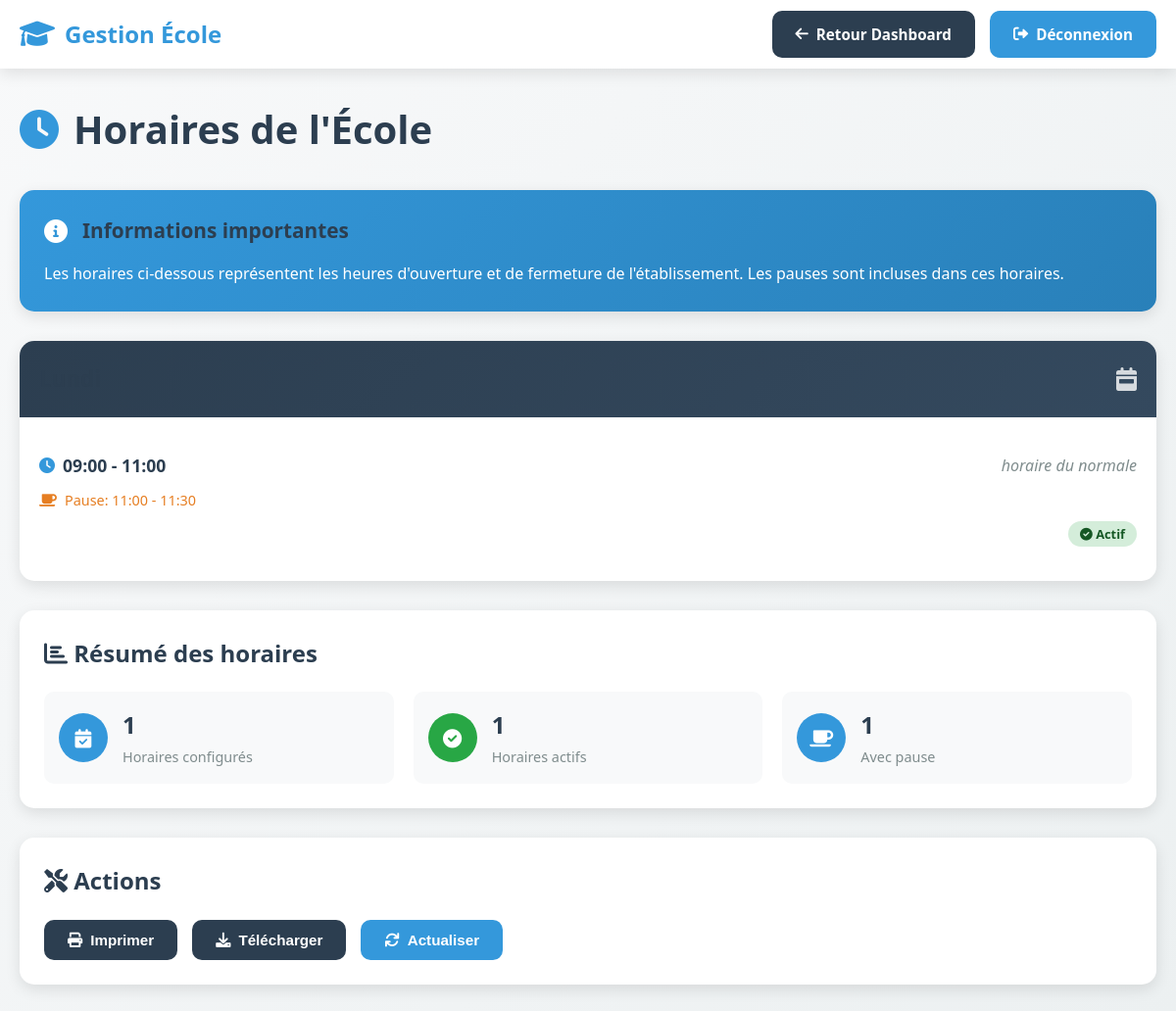
The page /horaires/ (signed in) on the database its author committed.
### Ecole/models.py (models this page shows, shortened)
class Horaire(models.Model):
    JOUR_CHOICES = [
        ('lundi', 'Lundi'),
        ('mardi', 'Mardi'),
        ('mercredi', 'Mercredi'),
        ('jeudi', 'Jeudi'),
        ('vendredi', 'Vendredi'),
        ('samedi', 'Samedi'),
        ('dimanche', 'Dimanche'),
    ]
    nom = models.CharField(max_length=100)  # ex: "Horaire normal", "Horaire examens"
    jour = models.CharField(max_length=10, choices=JOUR_CHOICES)
    heure_debut = models.TimeField()
    heure_fin = models.TimeField()
    pause_debut = models.TimeField(null=True, blank=True)
    pause_fin = models.TimeField(null=True, blank=True)
    actif = models.BooleanField(default=True)
    date_creation = models.DateTimeField(auto_now_add=True)
    class Meta:
        ordering = ['jour', 'heure_debut']

### Ecole/views.py (the view)
# urls.py: path('horaires/', views.voir_horaires, name='voir_horaires'),
@login_required
def voir_horaires(request):
    horaires = Horaire.objects.filter(actif=True).order_by('jour', 'heure_debut')
    return render(request, 'horaires.html', {'horaires': horaires})

### Ecole/templates/horaires.html (shortened to what this page needs)
<!DOCTYPE html>
<html lang="fr">
<head>
    <link rel="stylesheet" href="/static/style.css">
    <link href="https://cdnjs.cloudflare.com/ajax/libs/font-awesome/6.0.0/css/all.min.css" rel="stylesheet">
</head>
<body>
    <nav class="nav">
        <div class="nav-container">
            <a href="/" class="nav-brand">
                <i class="fas fa-graduation-cap"></i> Gestion École
            </a>
            <div class="nav-actions">
                <a href="{% url 'dashboard' %}" class="btn btn-secondary">
                    <i class="fas fa-arrow-left"></i> Retour Dashboard
                </a>
                <a href="/logout/" class="btn">
                    <i class="fas fa-sign-out-alt"></i> Déconnexion
                </a>
            </div>
        </div>
    </nav>
    <div class="container">
        <h1><i class="fas fa-clock"></i> Horaires de l'École</h1>
        <div class="info-card">
            <div class="info-header">
                <i class="fas fa-info-circle"></i>
                <h3>Informations importantes</h3>
            </div>
            <div class="info-content">
                <p>Les horaires ci-dessous représentent les heures d'ouverture et de fermeture de l'établissement.
                Les pauses sont incluses dans ces horaires.</p>
            </div>
        </div>
        <div class="horaires-grid">
            {% regroup horaires by jour as horaires_par_jour %}
            {% for jour in horaires_par_jour %}
            <div class="jour-card">
                <div class="jour-header">
                    <h2>{{ jour.grouper|title }}</h2>
                    <div class="jour-icon">
                        {% if jour.grouper == 'lundi' %}
                        <i class="fas fa-calendar-week"></i>
                        {% elif jour.grouper == 'mardi' %}
                        <i class="fas fa-calendar-day"></i>
                        {% elif jour.grouper == 'mercredi' %}
                        <i class="fas fa-calendar-alt"></i>
                        {% elif jour.grouper == 'jeudi' %}
                        <i class="fas fa-calendar-check"></i>
                        {% elif jour.grouper == 'vendredi' %}
                        <i class="fas fa-calendar-plus"></i>
                        {% elif jour.grouper == 'samedi' %}
                        <i class="fas fa-calendar-minus"></i>
                        {% else %}
                        <i class="fas fa-calendar-times"></i>
                        {% endif %}
                    </div>
                </div>
                <div class="horaires-list">
                    {% for horaire in jour.list %}
                    <div class="horaire-item">
                        <div class="horaire-main">
                            <div class="horaire-time">
                                <i class="fas fa-clock"></i>
                                <span class="time-range">{{ horaire.heure_debut|time:"H:i" }} - {{ horaire.heure_fin|time:"H:i" }}</span>
                            </div>
                            <div class="horaire-name">{{ horaire.nom }}</div>
                        </div>
                        {% if horaire.pause_debut and horaire.pause_fin %}
                        <div class="horaire-pause">
                            <i class="fas fa-coffee"></i>
                            <span>Pause: {{ horaire.pause_debut|time:"H:i" }} - {{ horaire.pause_fin|time:"H:i" }}</span>
                        </div>
                        {% endif %}
                        <div class="horaire-status">
                            {% if horaire.actif %}
                            <span class="status-badge active">
                                <i class="fas fa-check-circle"></i> Actif
                            </span>
                            {% else %}
                            <span class="status-badge inactive">
                                <i class="fas fa-times-circle"></i> Inactif
                            </span>
                            {% endif %}
                        </div>
                    </div>
                    {% endfor %}
                </div>
            </div>
            {% endfor %}
        </div>
        {% if horaires %}
        <div class="summary-card">
            <h3><i class="fas fa-chart-bar"></i> Résumé des horaires</h3>
            <div class="summary-stats">
                <div class="summary-item">
                    <div class="summary-icon">
                        <i class="fas fa-calendar-check"></i>
                    </div>
                    <div class="summary-content">
                        <span class="summary-number">{{ horaires|length }}</span>
                        <span class="summary-label">Horaires configurés</span>
                    </div>
                </div>
                <div class="summary-item">
                    <div class="summary-icon active">
                        <i class="fas fa-check-circle"></i>
                    </div>
                    <div class="summary-content">
                        <span class="summary-number">{{ horaires|dictsort:"actif"|length }}</span>
                        <span class="summary-label">Horaires actifs</span>
                    </div>
                </div>
                <div class="summary-item">
                    <div class="summary-icon">
                        <i class="fas fa-coffee"></i>
                    </div>
                    <div class="summary-content">
                        <span class="summary-number">{{ horaires|dictsort:"pause_debut"|length }}</span>
                        <span class="summary-label">Avec pause</span>
                    </div>
                </div>
            </div>
        </div>
        {% endif %}
        <div class="actions-section">
            <h3><i class="fas fa-tools"></i> Actions</h3>
            <div class="action-buttons">
                <button class="btn btn-secondary" onclick="printHoraires()">
                    <i class="fas fa-print"></i> Imprimer
                </button>
                <button class="btn btn-secondary" onclick="downloadHoraires()">
                    <i class="fas fa-download"></i> Télécharger
                </button>
                <button class="btn btn-primary" onclick="refreshHoraires()">
                    <i class="fas fa-sync"></i> Actualiser
                </button>
            </div>
        </div>
    </div>
</body>
</html>

### Ecole/static/style.css (style rules this page uses)
:root { --primary-color: #3498db; --primary-dark: #2980b9; --secondary-color: #2c3e50; --white: #ffffff; --light-gray: #f8f9fa; --gray: #7f8c8d; --dark-gray: #34495e; --success: #27ae60; --warning: #f39c12; --danger: #e74c3c; --info: #17a2b8; --shadow: 0 5px 15px rgba(0, 0, 0, 0.1); --shadow-hover: 0 10px 30px rgba(0, 0, 0, 0.15); --border-radius: 10px; --transition: all 0.3s ease; }
* { margin: 0; padding: 0; box-sizing: border-box; }
body { font-family: 'Segoe UI', Tahoma, Geneva, Verdana, sans-serif; background: linear-gradient(135deg, var(--light-gray) 0%, #ecf0f1 100%); color: var(--secondary-color); line-height: 1.6; min-height: 100vh; }
.nav { background: var(--white); box-shadow: var(--shadow); position: sticky; top: 0; z-index: 1000; }
.nav-container { max-width: 1200px; margin: 0 auto; padding: 0 20px; display: flex; justify-content: space-between; align-items: center; height: 70px; }
.nav-brand { display: flex; align-items: center; text-decoration: none; color: var(--primary-color); font-size: 1.5rem; font-weight: bold; }
.nav-brand i { margin-right: 10px; font-size: 1.8rem; }
.nav-actions { display: flex; align-items: center; gap: 15px; }
.container { max-width: 1200px; margin: 0 auto; padding: 30px 20px; }
h1 { color: var(--secondary-color); font-size: 2.5rem; font-weight: 700; margin-bottom: 30px; display: flex; align-items: center; gap: 15px; }
h1 i { color: var(--primary-color); }
h2 { color: var(--secondary-color); font-size: 2rem; font-weight: 600; margin-bottom: 20px; }
h3 { color: var(--secondary-color); font-size: 1.5rem; font-weight: 600; margin-bottom: 15px; }
.btn { display: inline-flex; align-items: center; gap: 8px; padding: 12px 24px; border: none; border-radius: var(--border-radius); text-decoration: none; font-weight: 600; font-size: 0.95rem; cursor: pointer; transition: var(--transition); background: var(--primary-color); color: var(--white); }
.btn-primary { background: var(--primary-color); color: var(--white); }
.btn-secondary { background: var(--secondary-color); color: var(--white); }

### rows shown on the page
Horaire: jour "lundi" (drawn), heure_debut "09:00", heure_fin "11:00", nom "horaire du normale", pause_debut "11:00", pause_fin "11:30", actif True (drawn)

### other values the page prints
{{ horaires|length }} "1"
{{ horaires|dictsort:"actif"|length }} "1"
{{ horaires|dictsort:"pause_debut"|length }} "1"
